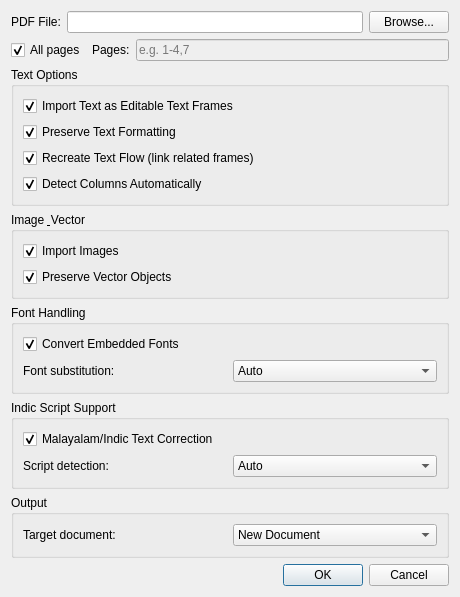
<?xml version="1.0" encoding="UTF-8"?>
<ui version="4.0">
 <class>PdfSmartImportOptions</class>
 <widget class="QDialog" name="PdfSmartImportOptions">
  <property name="geometry">
   <rect>
    <x>0</x>
    <y>0</y>
    <width>460</width>
    <height>560</height>
   </rect>
  </property>
  <property name="windowTitle">
   <string>Smart PDF Import Options</string>
  </property>
  <layout class="QVBoxLayout" name="verticalLayout">
   <item>
    <layout class="QHBoxLayout" name="fileLayout">
     <item>
      <widget class="QLabel" name="fileLabel">
       <property name="text">
        <string>PDF File:</string>
       </property>
      </widget>
     </item>
     <item>
      <widget class="QLineEdit" name="fileEdit"/>
     </item>
     <item>
      <widget class="QPushButton" name="browseButton">
       <property name="text">
        <string>Browse...</string>
       </property>
      </widget>
     </item>
    </layout>
   </item>
   <item>
    <layout class="QHBoxLayout" name="pageLayout">
     <item>
      <widget class="QCheckBox" name="allPagesCheck">
       <property name="text">
        <string>All pages</string>
       </property>
       <property name="checked">
        <bool>true</bool>
       </property>
      </widget>
     </item>
     <item>
      <widget class="QLabel" name="pageRangeLabel">
       <property name="text">
        <string>Pages:</string>
       </property>
      </widget>
     </item>
     <item>
      <widget class="QLineEdit" name="pageRangeEdit">
       <property name="enabled">
        <bool>false</bool>
       </property>
       <property name="placeholderText">
        <string>e.g. 1-4,7</string>
       </property>
      </widget>
     </item>
    </layout>
   </item>
   <item>
    <widget class="QGroupBox" name="textOptionsGroup">
     <property name="title">
      <string>Text Options</string>
     </property>
     <layout class="QVBoxLayout" name="textOptionsLayout">
      <item>
       <widget class="QCheckBox" name="textFramesCheck">
        <property name="text">
         <string>Import Text as Editable Text Frames</string>
        </property>
        <property name="checked">
         <bool>true</bool>
        </property>
       </widget>
      </item>
      <item>
       <widget class="QCheckBox" name="textFormattingCheck">
        <property name="text">
         <string>Preserve Text Formatting</string>
        </property>
        <property name="checked">
         <bool>true</bool>
        </property>
       </widget>
      </item>
      <item>
       <widget class="QCheckBox" name="textFlowCheck">
        <property name="text">
         <string>Recreate Text Flow (link related frames)</string>
        </property>
        <property name="checked">
         <bool>true</bool>
        </property>
       </widget>
      </item>
      <item>
       <widget class="QCheckBox" name="columnDetectCheck">
        <property name="text">
         <string>Detect Columns Automatically</string>
        </property>
        <property name="checked">
         <bool>true</bool>
        </property>
       </widget>
      </item>
     </layout>
    </widget>
   </item>
   <item>
    <widget class="QGroupBox" name="imageVectorGroup">
     <property name="title">
      <string>Image &amp; Vector</string>
     </property>
     <layout class="QVBoxLayout" name="imageVectorLayout">
      <item>
       <widget class="QCheckBox" name="imagesCheck">
        <property name="text">
         <string>Import Images</string>
        </property>
        <property name="checked">
         <bool>true</bool>
        </property>
       </widget>
      </item>
      <item>
       <widget class="QCheckBox" name="vectorCheck">
        <property name="text">
         <string>Preserve Vector Objects</string>
        </property>
        <property name="checked">
         <bool>true</bool>
        </property>
       </widget>
      </item>
     </layout>
    </widget>
   </item>
   <item>
    <widget class="QGroupBox" name="fontHandlingGroup">
     <property name="title">
      <string>Font Handling</string>
     </property>
     <layout class="QVBoxLayout" name="fontHandlingLayout">
      <item>
       <widget class="QCheckBox" name="embeddedFontsCheck">
        <property name="text">
         <string>Convert Embedded Fonts</string>
        </property>
        <property name="checked">
         <bool>true</bool>
        </property>
       </widget>
      </item>
      <item>
       <layout class="QHBoxLayout" name="fontSubstitutionLayout">
        <item>
         <widget class="QLabel" name="fontSubstitutionLabel">
          <property name="text">
           <string>Font substitution:</string>
          </property>
         </widget>
        </item>
        <item>
         <widget class="QComboBox" name="fontSubstitutionCombo">
          <item>
           <property name="text">
            <string>Auto</string>
           </property>
          </item>
          <item>
           <property name="text">
            <string>Closest System Font</string>
           </property>
          </item>
          <item>
           <property name="text">
            <string>Prompt</string>
           </property>
          </item>
         </widget>
        </item>
       </layout>
      </item>
     </layout>
    </widget>
   </item>
   <item>
    <widget class="QGroupBox" name="indicSupportGroup">
     <property name="title">
      <string>Indic Script Support</string>
     </property>
     <layout class="QVBoxLayout" name="indicSupportLayout">
      <item>
       <widget class="QCheckBox" name="malayalamCheck">
        <property name="text">
         <string>Malayalam/Indic Text Correction</string>
        </property>
        <property name="checked">
         <bool>true</bool>
        </property>
       </widget>
      </item>
      <item>
       <layout class="QHBoxLayout" name="scriptDetectionLayout">
        <item>
         <widget class="QLabel" name="scriptDetectionLabel">
          <property name="text">
           <string>Script detection:</string>
          </property>
         </widget>
        </item>
        <item>
         <widget class="QComboBox" name="scriptDetectionCombo">
          <item>
           <property name="text">
            <string>Auto</string>
           </property>
          </item>
          <item>
           <property name="text">
            <string>Malayalam</string>
           </property>
          </item>
          <item>
           <property name="text">
            <string>Latin</string>
           </property>
          </item>
         </widget>
        </item>
       </layout>
      </item>
     </layout>
    </widget>
   </item>
   <item>
    <widget class="QGroupBox" name="outputGroup">
     <property name="title">
      <string>Output</string>
     </property>
     <layout class="QHBoxLayout" name="outputLayout">
      <item>
       <widget class="QLabel" name="targetDocLabel">
        <property name="text">
         <string>Target document:</string>
        </property>
       </widget>
      </item>
      <item>
       <widget class="QComboBox" name="targetDocCombo">
        <item>
         <property name="text">
          <string>New Document</string>
         </property>
        </item>
        <item>
         <property name="text">
          <string>Current Document</string>
         </property>
        </item>
       </widget>
      </item>
     </layout>
    </widget>
   </item>
   <item>
    <widget class="QDialogButtonBox" name="buttonBox">
     <property name="orientation">
      <enum>Qt::Horizontal</enum>
     </property>
     <property name="standardButtons">
      <set>QDialogButtonBox::Cancel|QDialogButtonBox::Ok</set>
     </property>
    </widget>
   </item>
  </layout>
 </widget>
 <resources/>
</ui>
